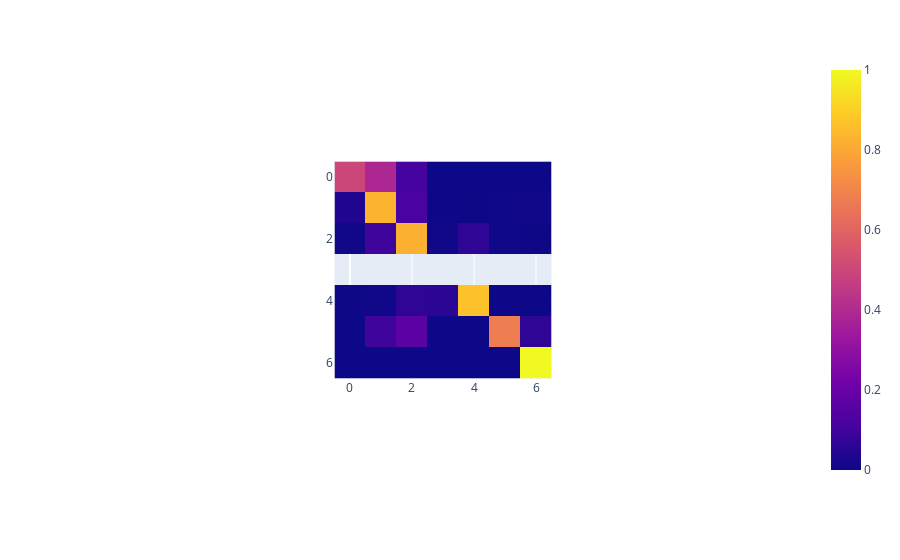

The notebook cell saved with this chart:
### Code cell
cm = (cm.T / cm.sum(axis=1)).T
px.imshow(cm)

### Figure 1 — Plotly figure (JSON) as saved in the notebook; plotly's stock layout.template omitted (floating-point values rounded to 4 significant figures)
{"data": [{"coloraxis": "coloraxis", "hovertemplate": "x: %{x}<br>y: %{y}<br>color: %{z}<extra></extra>", "name": "0", "type": "heatmap", "xaxis": "x", "yaxis": "y", "z": [[0.5, 0.3889, 0.1111, 0, 0, 0, 0], [0.03789, 0.8315, 0.1182, 0, 0.002122, 0.00485, 0.005456], [0.006991, 0.09592, 0.8207, 0.00755, 0.06432, 0.003356, 0.001119], [null, null, null, null, null, null, null], [0.001445, 0.006744, 0.06647, 0.05829, 0.8666, 0.0004817, 0], [0, 0.09677, 0.1613, 0, 0, 0.6774, 0.06452], [0, 0, 0, 0, 0, 0, 1]]}], "layout": {"autosize": true, "coloraxis": {"colorscale": [[0, "#0d0887"], [0.1111, "#46039f"], [0.2222, "#7201a8"], [0.3333, "#9c179e"], [0.4444, "#bd3786"], [0.5556, "#d8576b"], [0.6667, "#ed7953"], [0.7778, "#fb9f3a"], [0.8889, "#fdca26"], [1, "#f0f921"]]}, "margin": {"t": 60}, "xaxis": {"anchor": "y", "autorange": true, "constrain": "domain", "domain": [0.3505, 0.6495], "range": [-0.5, 6.5], "scaleanchor": "y"}, "yaxis": {"anchor": "x", "autorange": true, "constrain": "domain", "domain": [0, 1], "range": [6.5, -0.5]}}}
